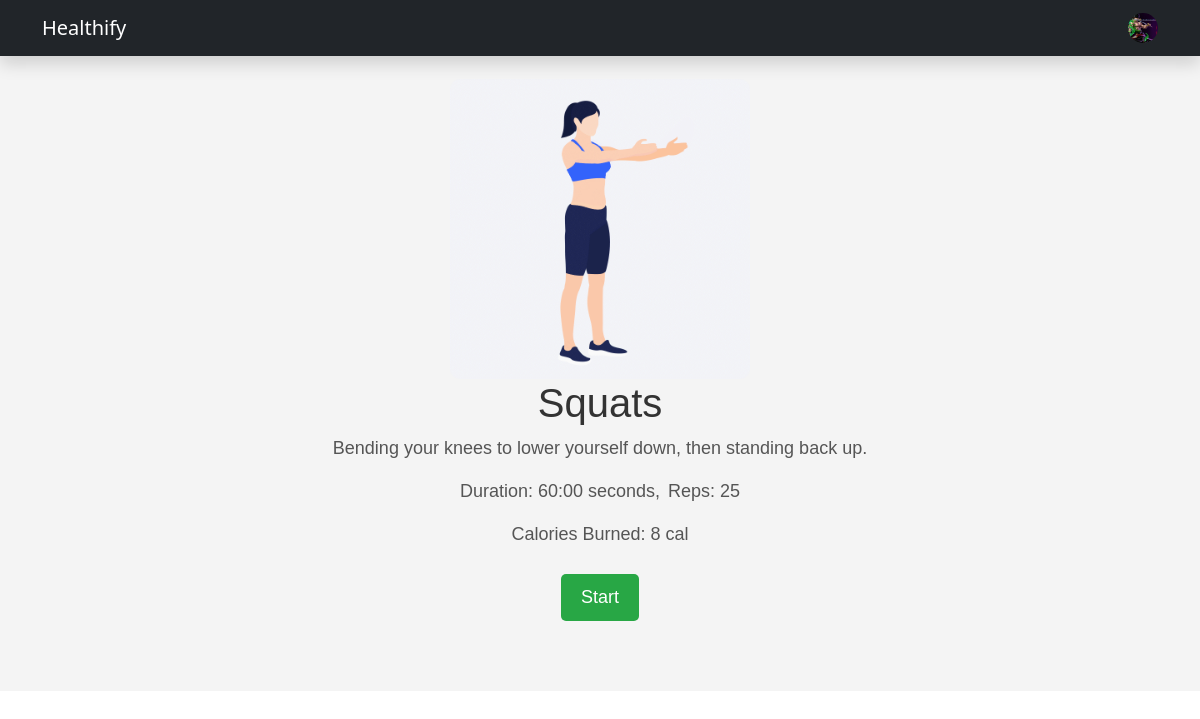
Screenshot of /exerciseview/1 (signed in) with the database file from the repository.
### web/models.py (models this page shows, shortened)
class UserProfile_Model(models.Model):
    name=models.CharField(max_length=100,null=True)
    age=models.PositiveIntegerField(null=True)
    height=models.IntegerField(null=True)
    weight=models.IntegerField(null=True)
    gender=models.CharField(max_length=100,choices=[('male','male'),
                                                    ('female','female')],null=True)
    profile_picture=models.FileField(upload_to='images',null=True,blank=True)
    user=models.OneToOneField(User,on_delete=models.CASCADE)
    created_date=models.DateField(auto_now_add=True)
    updated_date=models.DateField(auto_now=True)
    is_active=models.BooleanField(default=True)
    def create_profile(sender,instance,created,**kwargs):
        if created:
            UserProfile_Model.objects.update_or_create(user=instance)
    post_save.connect(sender=User,receiver=create_profile)

class Exercise(models.Model):
    name=models.CharField(max_length=200)   #name of the exercise
    description=models.TextField(blank=True,null=True)   #description of the exercise
    duration=models.CharField(max_length=100,default='60:00',blank=True,null=True)  # Duration of the exercise
    reps=models.PositiveIntegerField(default=25,blank=True,null=True)   # Default number of repetitions set to 15
    calories_burned=models.PositiveIntegerField()  # Calories burned during the exercise
    gif=models.ImageField(upload_to="images/",blank=True,null=True)  # GIF of the exercise

### web/views.py (the view)
# urls.py: path('exerciseview/<int:pk>',ExerciseDetail_View.as_view(),name='exerciseview'),
class ExerciseDetail_View(View):
    def get (self,request,*args,**kwargs):
        id=kwargs.get('pk')
        data=Exercise.objects.get(id=id)
        userdata=UserProfile_Model.objects.get(user_id=request.user)
        user_obj=UserProfile_Model.objects.get(user_id=request.user.id)
        return render(request,'exercise_detail.html',{'exercise':data,"user_obj":user_obj,"userdata":userdata})

### web/templates/exercise_detail.html (shortened to what this page needs)
<!DOCTYPE html>
<html lang="en">
<head>
    <link href="https://cdn.jsdelivr.net/npm/bootstrap@5.3.3/dist/css/bootstrap.min.css" rel="stylesheet">
    <link rel="stylesheet" href="https://cdnjs.cloudflare.com/ajax/libs/font-awesome/6.6.0/css/all.min.css" />
</head>
<body>
        <div class="container-fluid sticky-top">
        <div class="row">
            <nav class="navbar navbar-expand-lg header bg-dark shadow  ">
                <div class="container">
                    <a class="navbar-brand" style="color: white;" href="{% url 'home' %}">Healthify</a>
                    <div class="collapse navbar-collapse" id="navbarSupportedContent">
                        <form class="d-flex" role="search">
                            {%if user_obj.profile_picture%}
                            <a href="{%url 'upuser' userdata.id%}" style="background-image: url('{{user_obj.profile_picture.url}}'); height: 30px; width: 30px; background-size: cover;background-position: center; border-radius: 50%;"></a>
                            {%else%}
                            <a href="{%url 'upuser' userdata.id%}" style="background-image: url(); height: 30px; width: 30px; background-size: cover;background-position: center; border-radius: 50%;"></a>
                            {%endif%}
                        </form>
                    </div>
                </div>
            </nav>
        </div>
    </div>
    <div class="body">
        <img class="img1" src="{{ exercise.gif.url }}" alt="{{ exercise.name }} GIF">
        <h1>{{ exercise.name }}</h1>
        <p>{{ exercise.description }}</p>
        <div class="d-flex justify-content-center gap-2">
            <p>Duration: <span id="duration">{{ exercise.duration }}</span> seconds, </p>
        <p>Reps: {{ exercise.reps }}</p>
        </div>
        <p>Calories Burned: {{ exercise.calories_burned }} cal</p>
        <button class="button" id="startButton">Start</button>
    </div>
</body>
</html>

### web/templates/exercise_detail.html (style rules this page uses)
.body { font-family: Arial, sans-serif; margin: 0; background-color: #f4f4f4; text-align: center; height: 635px; }
h1 { color: #333; }
p { font-size: 18px; color: #555; }
.img1 { width: 300px; height: 300px; margin-top: 23px; border-radius: 10px; }
.button { padding: 10px 20px; font-size: 18px; color: #fff; background-color: #28a745; border: none; border-radius: 5px; cursor: pointer; margin: 10px; }

### rows the page displays
UserProfile_Model: profile_picture (picture)
Exercise: gif (picture), name "Squats", description "Bending your knees to lower yourself down, then standing back up.", duration "60:00", reps "25", calories_burned "8"
